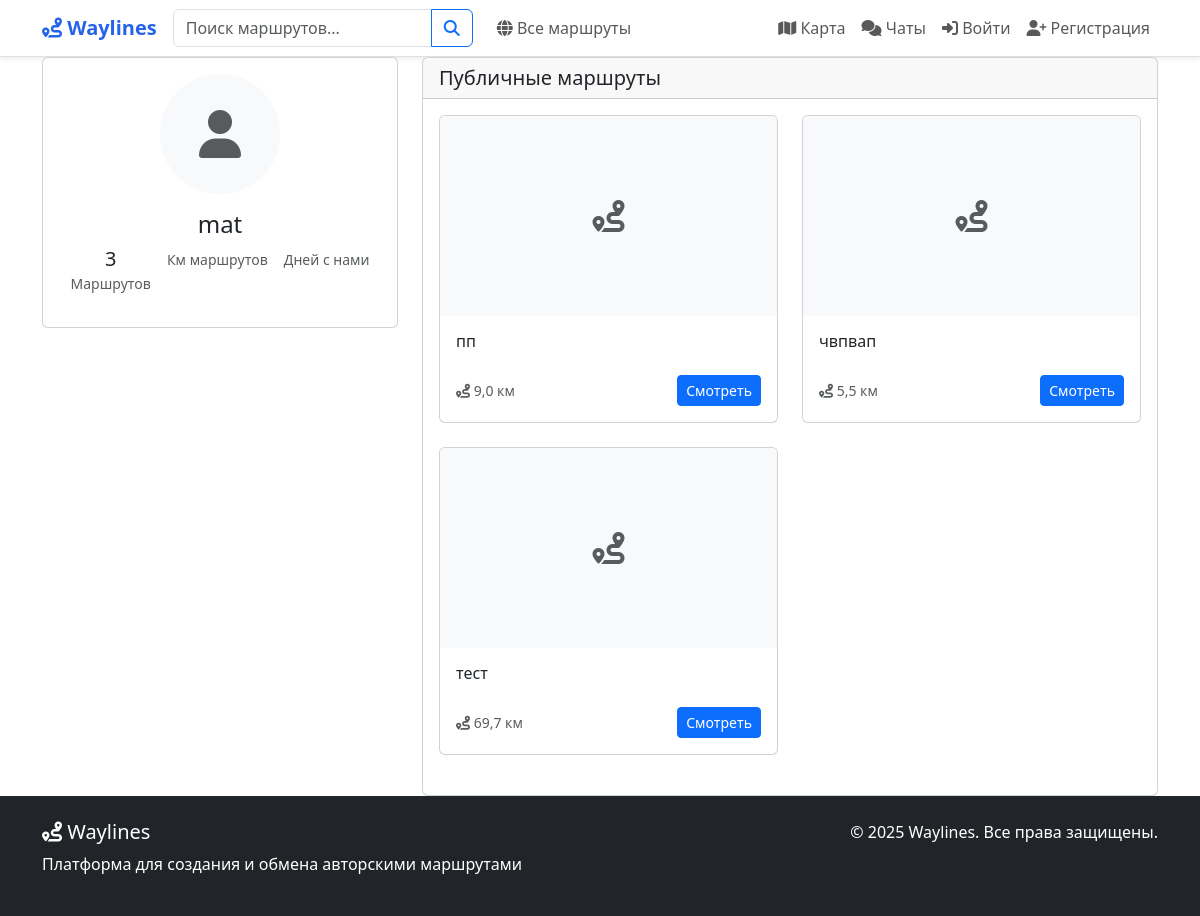
The app's page /users/profile/mat/, older data.
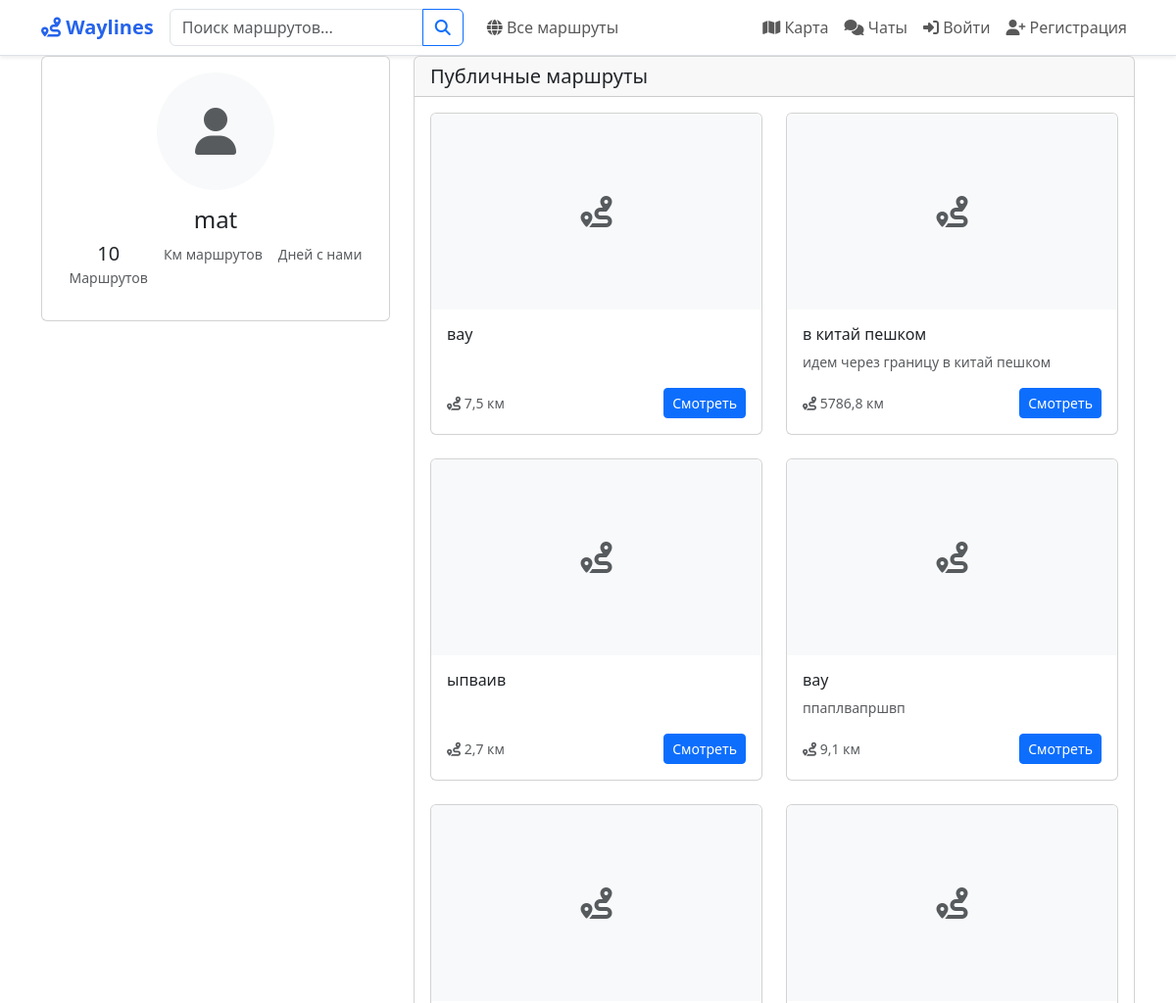
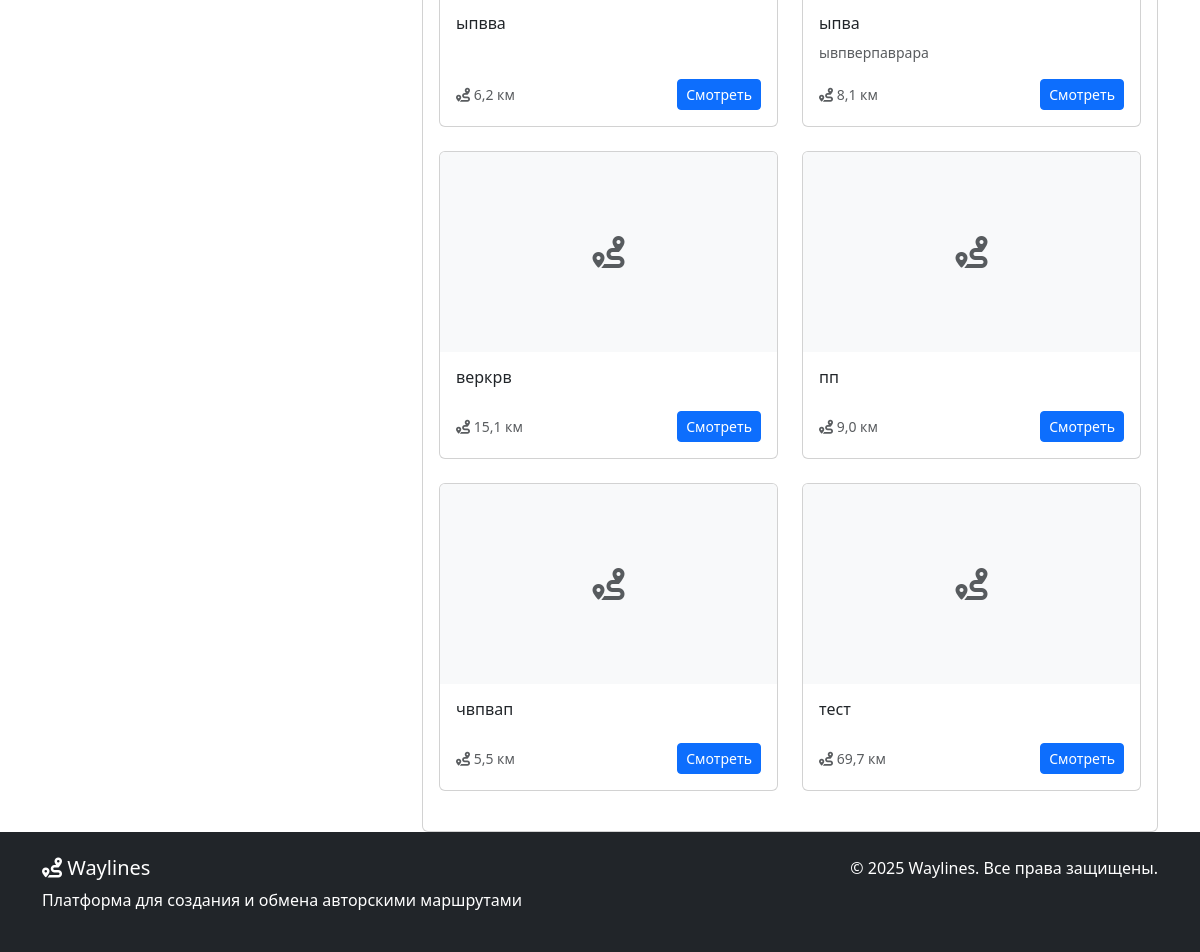
The same page, newer data (2 pictures, top to bottom).
### routes/models.py (models this page shows, shortened)
class Route(models.Model):
    PRIVACY_CHOICES = [
        ("public", "Публичный"),
        ("private", "Приватный"),
        ("link", "По ссылке"),
        ("personal", "Персональный"),
    ]
    ROUTE_TYPE_CHOICES = [
        ("driving", "Автомобильный"),
        ("walking", "Пеший"),
        ("cycling", "Велосипедный"),
        ("mixed", "Смешанный"),
    ]
    MOOD_CHOICES = [
        ("calm", "Спокойный"),
        ("active", "Активный"),
        ("extreme", "Экстремальный"),
        ("romantic", "Романтический"),
        ("family", "Семейный"),
        ("adventure", "Приключенческий"),
    ]
    THEME_CHOICES = [
        ("historical", "Исторический"),
        ("nature", "Природный"),
        ("urban", "Городской"),
        ("cultural", "Культурный"),
        ("gastronomic", "Гастрономический"),
        ("religious", "Религиозный"),
        ("architectural", "Архитектурный"),
    ]
    author = models.ForeignKey(
        User,
        on_delete=models.CASCADE,
        related_name="routes",
        verbose_name="Автор",
    )
    name = models.CharField("Название", max_length=200)
    description = models.TextField("Описание", blank=True)
    short_description = models.TextField(
        "Краткое описание", max_length=300, blank=True
    )
    privacy = models.CharField(
        "Приватность", max_length=20, choices=PRIVACY_CHOICES, default="public"
    )
    route_type = models.CharField(
        "Тип маршрута",
        max_length=20,
        choices=ROUTE_TYPE_CHOICES,
        default="walking",
    )
    mood = models.CharField(
        "Настроение", max_length=20, choices=MOOD_CHOICES, blank=True
    )
    theme = models.CharField(
        "Тема", max_length=20, choices=THEME_CHOICES, blank=True
    )
    duration_minutes = models.IntegerField(
        "Продолжительность (минут)", default=0
    )
    country = models.CharField(max_length=100, blank=True, null=True, verbose_name="Страна")
    total_distance = models.FloatField("Общее расстояние (км)", default=0)
    is_active = models.BooleanField("Актуален", default=True)
    has_audio_guide = models.BooleanField("Есть аудиогид", default=False)
    is_elderly_friendly = models.BooleanField("Для пожилых", default=False)
    shared_with = models.ManyToManyField(
        User,
        related_name="shared_routes",
        blank=True,
        verbose_name="Доступно для",
    )
    created_at = models.DateTimeField("Создан", auto_now_add=True)
    updated_at = models.DateTimeField("Обновлён", auto_now=True)
    last_status_update = models.DateTimeField(
        "Последнее обновление статуса", auto_now=True
    )
    qr_code = models.ImageField(upload_to='qr_codes/', blank=True, null=True, verbose_name="QR код")
    class Meta:
        verbose_name = "Маршрут"
        verbose_name_plural = "Маршруты"
        ordering = ["-created_at"]

### users/views.py (the view, shortened to what this page needs)
# urls.py: path("profile/<str:username>/", views.user_profile, name="user_profile"),
def user_profile(request, username):
    user = get_object_or_404(User, username=username)
    public_routes = Route.objects.filter(author=user, privacy="public", is_active=True)
    context = {
        "profile_user": user,
        "public_routes": public_routes,
    }
    return render(request, "profile/user_profile.html", context)

### users/context_processors.py (called while the page is built, shortened)
def navbar_context(request):
    context = {}
    return context

### templates/profile/user_profile.html (shortened to what the changed rows need)
{% extends 'base.html' %}
{% block content %}
<div class="container">
    <div class="row">
        <div class="col-lg-4">
            <div class="card mb-4">
                <div class="card-body text-center">
                    <div class="d-flex justify-content-center gap-3 mb-3">
                        <div class="text-center">
                            <div class="h5 mb-0">{{ public_routes.count }}</div>
                            <small class="text-muted">Маршрутов</small>
                        </div>
                    </div>
                </div>
            </div>
        </div>
        <div class="col-lg-8">
            <div class="card">
                <div class="card-body">
                    {% if public_routes %}
                    <div class="row">
                        {% for route in public_routes %}
                        <div class="col-md-6 mb-4">
                            <div class="card route-card h-100">
                                {% if route.photos.first %}
                                <img src="{{ route.photos.first.image.url }}" class="card-img-top route-image" alt="{{ route.name }}">
                                {% else %}
                                <div class="card-img-top route-image bg-light d-flex align-items-center justify-content-center">
                                    <i class="fas fa-route fa-2x text-muted"></i>
                                </div>
                                {% endif %}
                                <div class="card-body d-flex flex-column">
                                    <h6 class="card-title">{{ route.name }}</h6>
                                    <p class="card-text text-muted small flex-grow-1">
                                        {{ route.short_description|default:route.description|truncatewords:10 }}
                                    </p>
                                    <div class="d-flex justify-content-between align-items-center mt-auto">
                                        <div class="small text-muted">
                                            <i class="fas fa-route"></i> {{ route.total_distance|floatformat:1 }} км
                                        </div>
                                        <a href="{% url 'route_detail' route.id %}" class="btn btn-primary btn-sm">Смотреть</a>
                                    </div>
                                </div>
                            </div>
                        </div>
                        {% endfor %}
                    </div>
                    {% else %}
                    <div class="text-center py-5">
                        <i class="fas fa-route fa-3x text-muted mb-3"></i>
                        <h5>Публичных маршрутов нет</h5>
                        <p class="text-muted">{{ profile_user.username }} пока не создал публичных маршрутов</p>
                    </div>
                    {% endif %}
                </div>
            </div>
        </div>
    </div>
</div>
{% endblock %}

Row changes from the older to the newer data that the page shows:
added Route: name "вау", total_distance "7,5"
added Route: name "в китай пешком", short_description "идем через границу в китай пешком", total_distance "5786,8"
added Route: name "ыпваив", total_distance "2,7"
added Route: name "вау", short_description "ппаплвапршвп", total_distance "9,1"
added Route: name "ыпвва", total_distance "6,2"
added Route: name "ыпва", short_description "ывпверпаврара", total_distance "8,1"
added Route: name "веркрв", total_distance "15,1"
Text that changed along with them:
{{ public_routes.count }}: "3" → "10"
